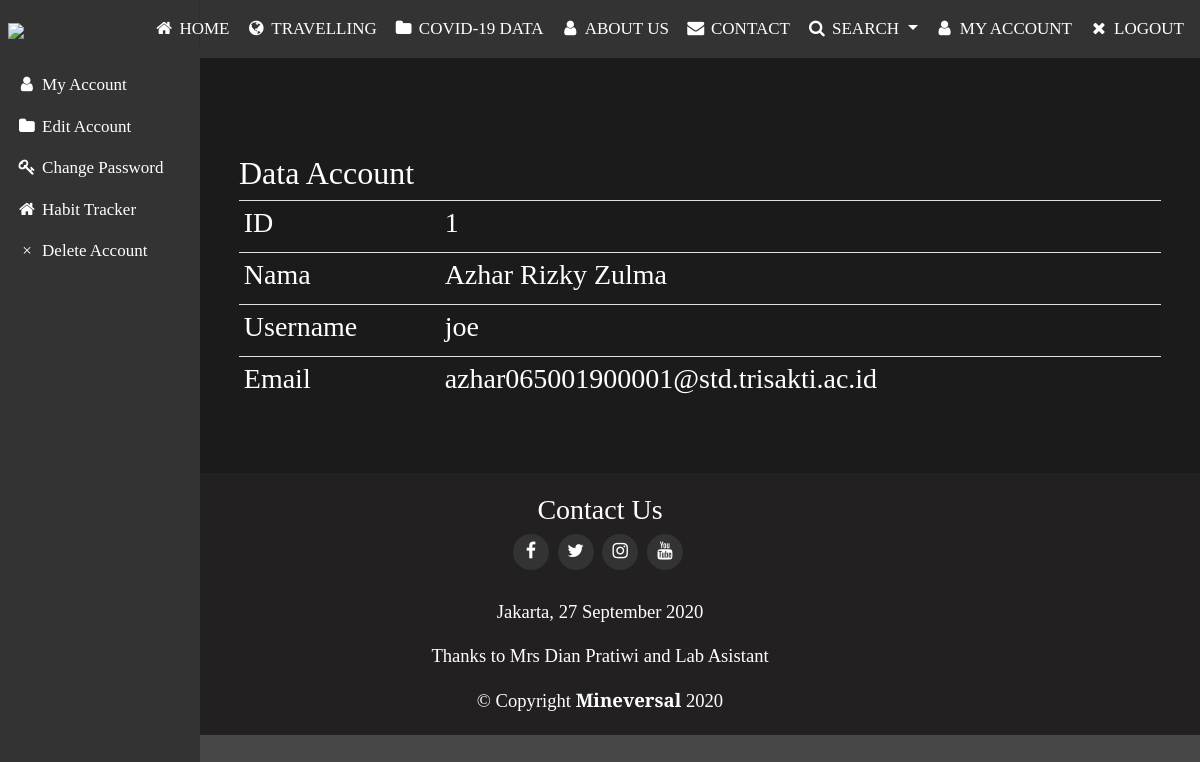
Page /user/account.php (signed in) on the earlier database version.
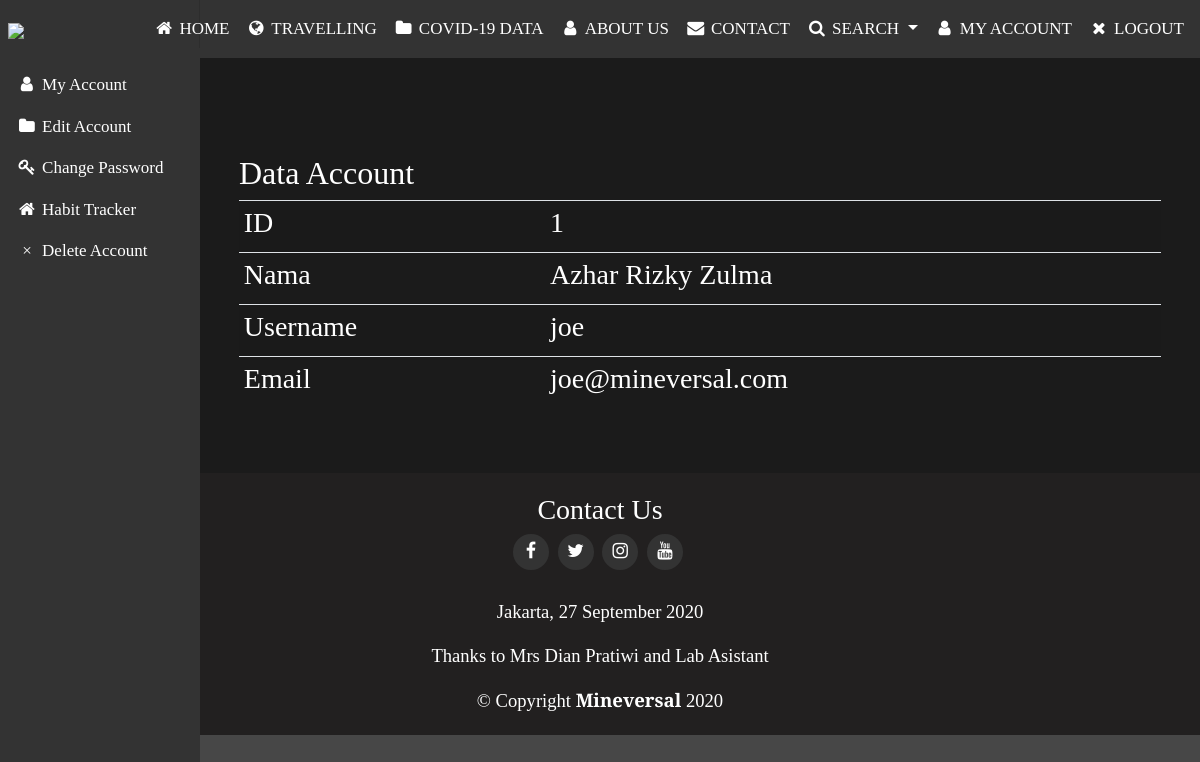
Same page on the later database version.
### tables this page shows
CREATE TABLE `user` (
  `id` int(11) NOT NULL,
  `username` varchar(255) NOT NULL,
  `email` varchar(255) NOT NULL,
  `password` varchar(255) NOT NULL,
  `name` varchar(255) NOT NULL
);

### user/account.php (the view, shortened to what the changed rows need)
<?php
include_once("config.php");
$id = $_SESSION['user']['id'];
$result = mysqli_query($kon, "SELECT * FROM user WHERE id='$id'");
if ($query === FALSE) {
    die(mysqli_error());
} else {
    while($user = mysqli_fetch_array($result)) {
        $name = $user['name'];
        $email = $user['email'];
        $username = $user['username'];
    }
}
?>
<!DOCTYPE html>
    <link rel="stylesheet" href="assets/css/account.css" type="text/css"/>
    <link rel="stylesheet" href="assets/css/index.css" type="text/css"/>
    <link rel="stylesheet" href="framework/css/bootstrap.min.css"/>
    <link href="https://cdnjs.cloudflare.com/ajax/libs/font-awesome/4.7.0/css/font-awesome.min.css"  rel="stylesheet">
    <head>
    </head>
    <body>
        <div class="container-fluid">
            <div class="row">
                <main role="main" class="col-md-9 ml-sm-auto col-lg-10 px-md-4 kanan">
                    <div class="container-fluid mb-5 pt-5">
                        <h2 class="mt-5">Data Account</h2>
                        <div class="table-responsive">
                            <table class="table table-striped table-sm">
                                <tbody>
                                    <tr>
                                        <td><h3><?php echo $name;?></h3></td>
                                    </tr>
                                    <tr>
                                        <td><h3><?php echo $username;?></h3></td>
                                    </tr>
                                    <tr>
                                        <td><h3><?php echo $email;?></h3></td>
                                    </tr>
                                </tbody>
                            </table>
                        </div>
                    </div>
                </main>
            </div>
        </div>
    </body>
</html>

Differences in the rows shown:
changed user "Azhar Rizky Zulma": email "azhar065001900001@std.trisakti.ac.id" → "joe@mineversal.com"
